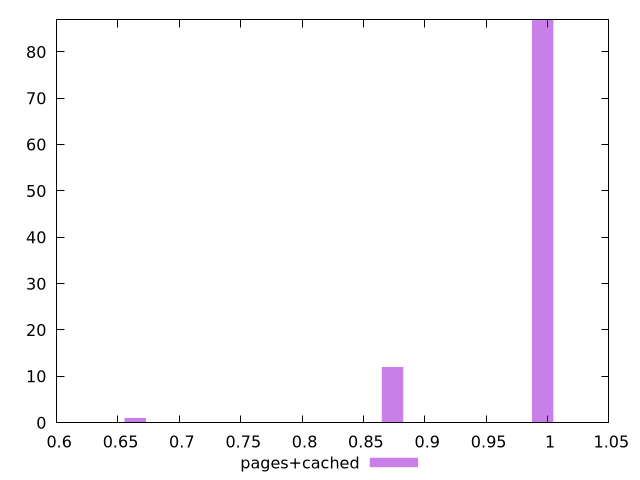

The script that saved this image:
$_pagesCached <<EOF
0.664022218024797 1
0.8737134447694698 12
0.9960333270371956 87
EOF
set key outside below
set terminal pngcairo
set output "report_00006_2020-11-02T20-21-41.718Z/unminified-css/pages+cached//hist.png"
set yrange [0:87]
set boxwidth 0.017474268895389396
set style fill transparent solid 0.5 noborder
plot $_pagesCached title "pages+cached" with boxes ,
